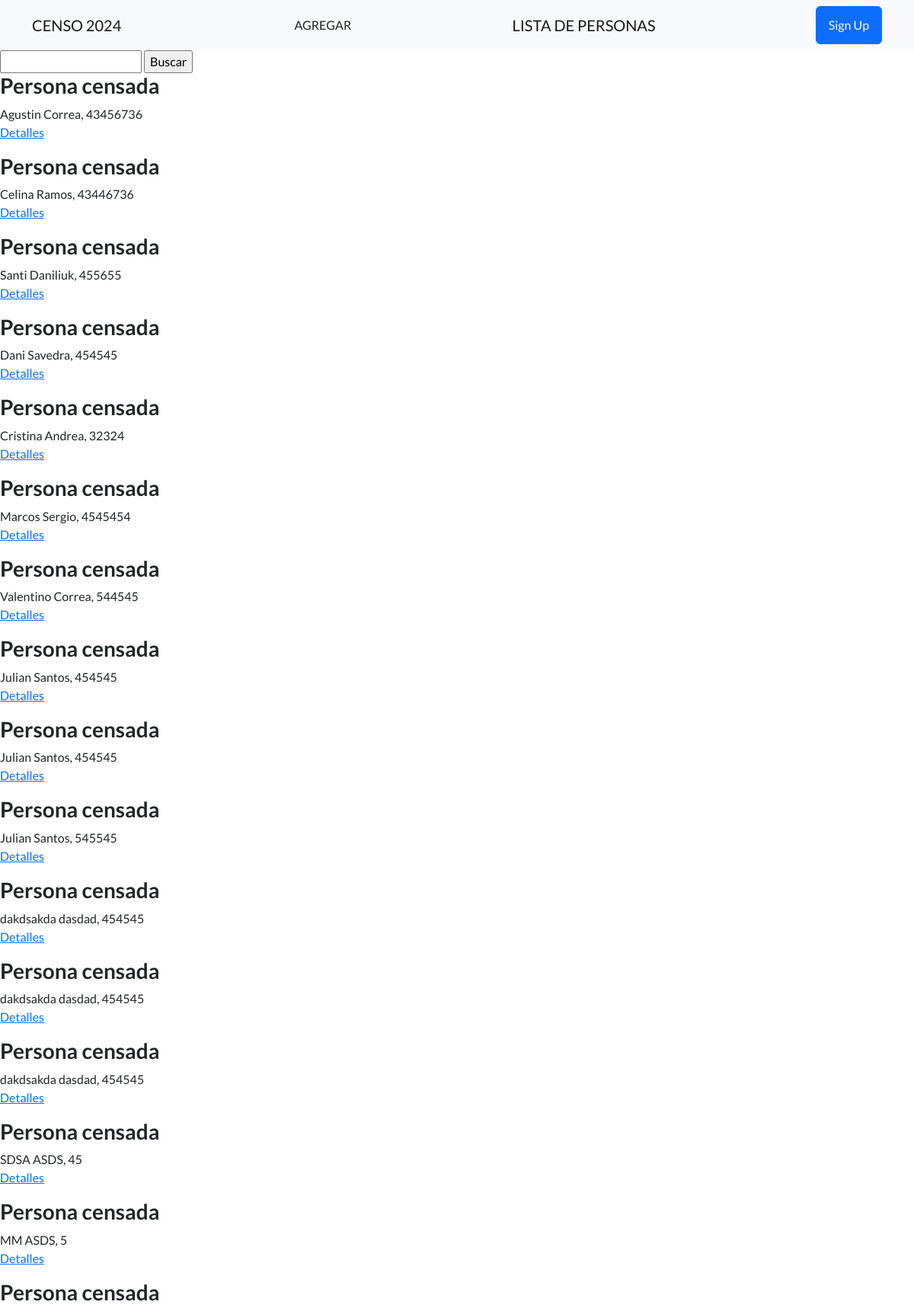
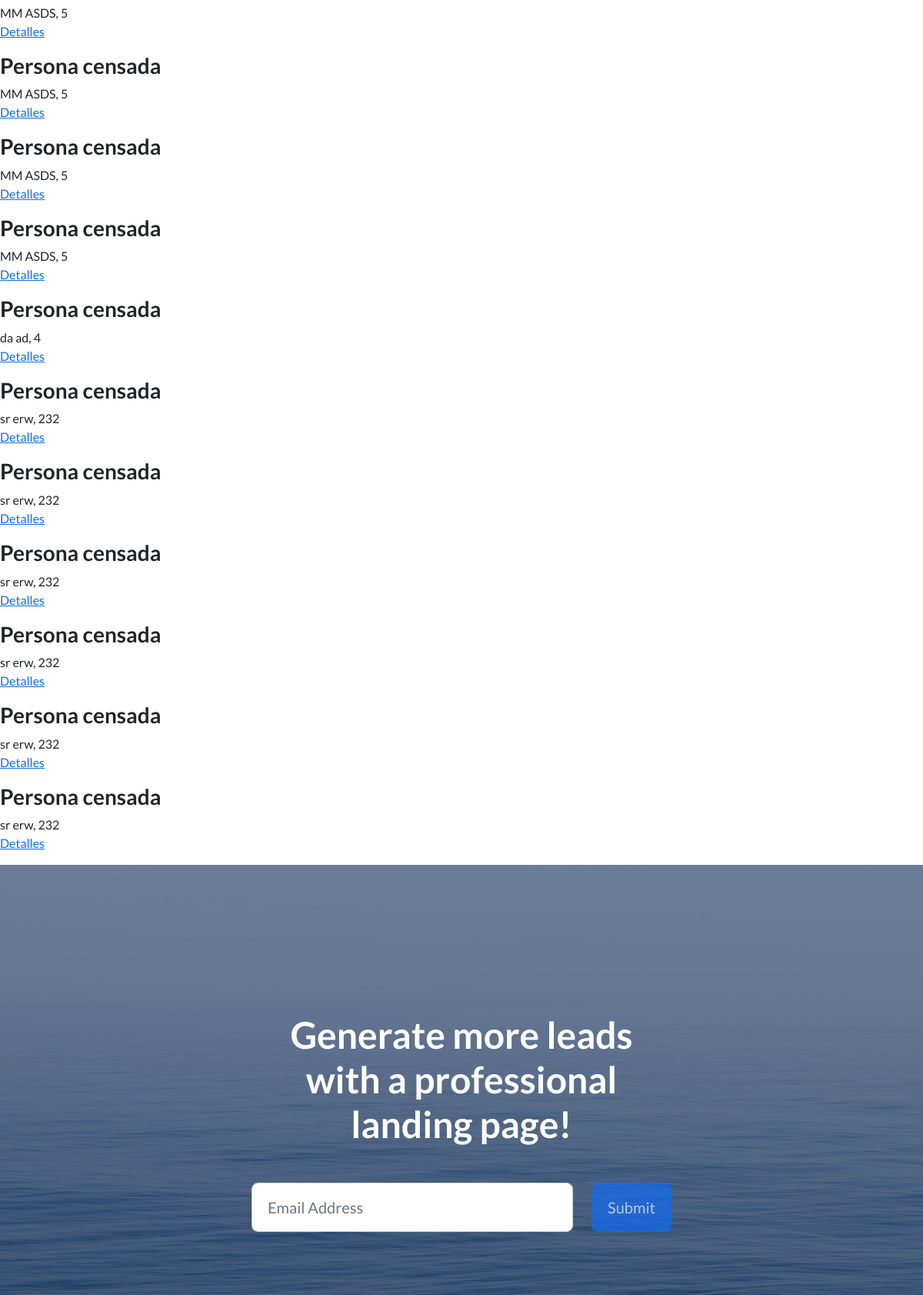
/app/mostrar1/ (upper part), run on the app's committed database (2 pictures, top to bottom).
### Appcoder/models.py (models this page shows, shortened)
class Hombre(models.Model):
    nombre = models.CharField(max_length=40)
    apellido = models.CharField(max_length=30)
    dni = models.IntegerField()

### Appcoder/views.py (the view)
# urls.py: path('mostrar1/', HombreList.as_view(), name= "HombreView"),
class HombreList(ListView):
    model = Hombre
    template_name = "Appcoder/censo1.html"

### Templates/Appcoder/censo1.html
{% extends 'base.html' %}
{% block cambio %}
<div>
    <form action="/app/buscar" method="GET">
        <input type="text" name="nombre">
        <input type="submit" value="Buscar">
    </form>
</div>
{% for persona in object_list %}
<h3>Persona censada</h3> {{persona.nombre}} {{persona.apellido}}, {{persona.dni}}
<p>
    <a href="{% url 'HombreDetails' persona.id %}">Detalles</a>
</p>
{% endfor %}
{% endblock %}

### data on the page
Hombre: nombre "Agustin", apellido "Correa", dni "43456736"
Hombre: nombre "Celina", apellido "Ramos", dni "43446736"
Hombre: nombre "Santi", apellido "Daniliuk", dni "455655"
Hombre: nombre "Dani", apellido "Savedra", dni "454545"
Hombre: nombre "Cristina", apellido "Andrea", dni "32324"
Hombre: nombre "Marcos", apellido "Sergio", dni "4545454"
Hombre: nombre "Valentino", apellido "Correa", dni "544545"
Hombre: nombre "Julian", apellido "Santos", dni "454545"
Hombre: nombre "Julian", apellido "Santos", dni "454545"
Hombre: nombre "Julian", apellido "Santos", dni "545545"
Hombre: nombre "dakdsakda", apellido "dasdad", dni "454545"
Hombre: nombre "dakdsakda", apellido "dasdad", dni "454545"
Hombre: nombre "dakdsakda", apellido "dasdad", dni "454545"
Hombre: nombre "SDSA", apellido "ASDS", dni "45"
Hombre: nombre "MM", apellido "ASDS", dni "5"
Hombre: nombre "MM", apellido "ASDS", dni "5"
Hombre: nombre "MM", apellido "ASDS", dni "5"
Hombre: nombre "MM", apellido "ASDS", dni "5"
Hombre: nombre "MM", apellido "ASDS", dni "5"
Hombre: nombre "da", apellido "ad", dni "4"
Hombre: nombre "sr", apellido "erw", dni "232"
Hombre: nombre "sr", apellido "erw", dni "232"
Hombre: nombre "sr", apellido "erw", dni "232"
Hombre: nombre "sr", apellido "erw", dni "232"
Hombre: nombre "sr", apellido "erw", dni "232"
Hombre: nombre "sr", apellido "erw", dni "232"
